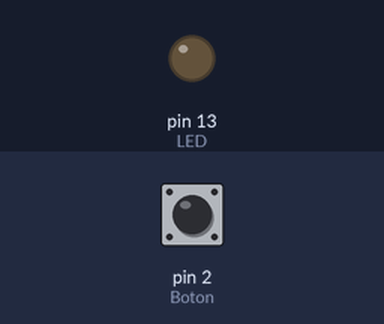
The sketch below on a simulated Arduino Uno, built with avr-gcc and run on an emulated ATmega328P. Shown: output pins drawn as LEDs (lit = HIGH). Inputs (shaded band) come from the test bench; at power-on: pin 2 (Boton) LOW.

Above: at 1.2 s.
1.3 s: pin 2 (Boton) pulled HIGH for 0.15 s
At 3.0 s:
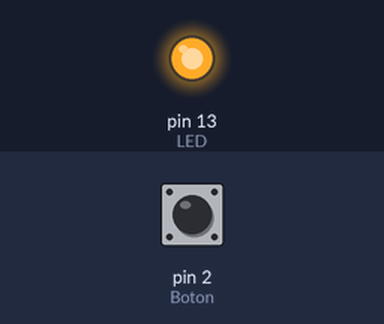
3.5 s: pin 2 (Boton) pulled HIGH for 1 s
At 4.5 s:
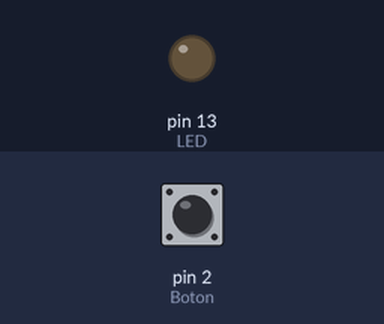
6.0 s: pin 2 (Boton) pulled HIGH for 3.2 s
At 7.2 s:
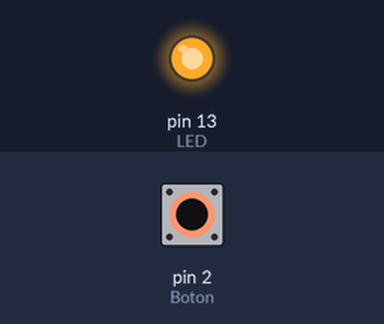
Timing chart, 0 to 9.0 s (numbered marks = the images above; inputs shaded):
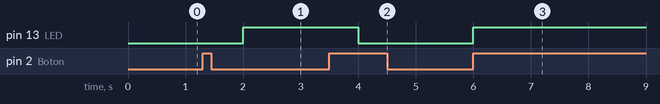

The sketch:

Interrupcion.ino
```cpp
const int LED = 13;
const int Boton = 2;
volatile int estado = 0;
void setup()
{
    pinMode(LED, OUTPUT);
    pinMode(Boton, INPUT);
    attachInterrupt(digitalPinToInterrupt(Boton), ISRLED, RISING);
}
void loop()
{
    digitalWrite(LED, estado);
    delay(1000);
}
void ISRLED()
{
    estado = !estado;
}
```

Measured:
- after the input at 1.3 s, pin 13 (LED): LOW → HIGH after 0.70 s
- after the input at 3.5 s, pin 13 (LED): HIGH → LOW after 0.50 s
- after the input at 6.0 s, pin 13 (LED): LOW → HIGH at once
